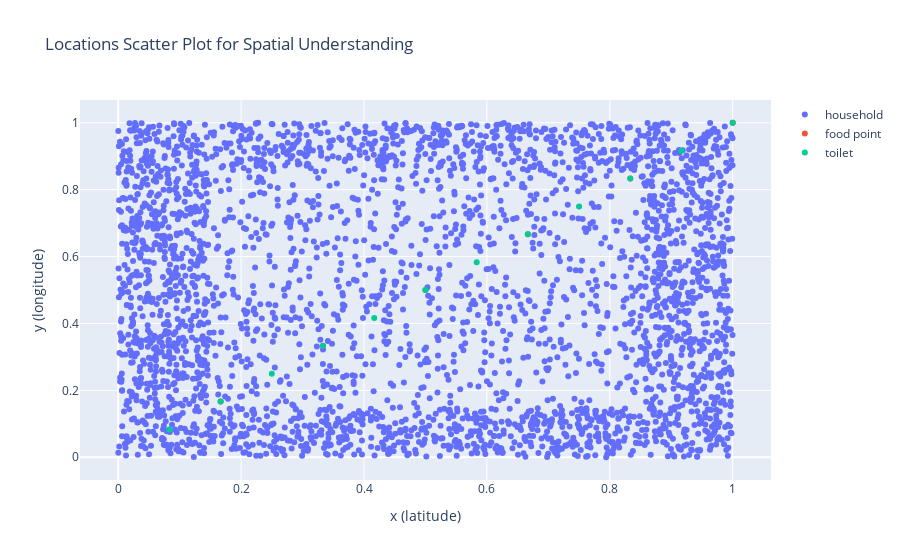

The code cell stored with this chart in its notebook:
### Code cell
# re-plotting household locations with foodpoint locations and toilet locations
locations_scatter_plot = go.Figure()
location_names = ['household', 'food point', 'toilet']

households = [households_locations['hh_x'], households_locations['hh_y']]
foodpoints = [foodpoints_locations['foodpoint_x'], foodpoints_locations['foodpoint_y']]
toilets = [toilets_locations['toilet_x'], toilets_locations['toilet_y']]

for i, location_list in enumerate([households, foodpoints, toilets]):
    locations_scatter_plot.add_trace(go.Scatter(x=location_list[0], 
                                                y=location_list[1], 
                                                mode='markers', 
                                                name=location_names[i]))
locations_scatter_plot.layout.title = 'Locations Scatter Plot for Spatial Understanding'
locations_scatter_plot.layout.xaxis.title = 'x (latitude)'
locations_scatter_plot.layout.yaxis.title = 'y (longitude)'
locations_scatter_plot.show()

### Figure 1 — Plotly figure (JSON) as saved in the notebook; plotly's stock layout.template omitted (floating-point values rounded to 4 significant figures; data arrays with more than 128 entries replaced by an {"elided": "..."} marker saying what was removed)
{"data": [{"mode": "markers", "name": "household", "type": "scatter", "x": {"elided": "3405 float values"}, "y": {"elided": "3405 float values"}}, {"mode": "markers", "name": "food point", "type": "scatter", "x": [0.1667, 0.3333, 0.5, 0.6667, 0.8333, 1], "y": [0.1667, 0.3333, 0.5, 0.6667, 0.8333, 1]}, {"mode": "markers", "name": "toilet", "type": "scatter", "x": [0.08333, 0.1667, 0.25, 0.3333, 0.4167, 0.5, 0.5833, 0.6667, 0.75, 0.8333, 0.9167, 1], "y": [0.08333, 0.1667, 0.25, 0.3333, 0.4167, 0.5, 0.5833, 0.6667, 0.75, 0.8333, 0.9167, 1]}], "layout": {"title": {"text": "Locations Scatter Plot for Spatial Understanding"}, "xaxis": {"title": {"text": "x (latitude)"}}, "yaxis": {"title": {"text": "y (longitude)"}}}}
